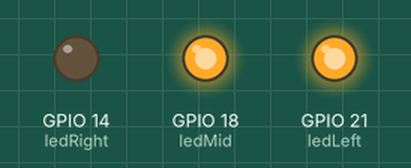
Recording of a program running on a simulated Raspberry Pi (BCM pin numbers). Parts: output pins drawn as LEDs (lit = HIGH).

Above: at 0.68 s.
At 1.9 s:
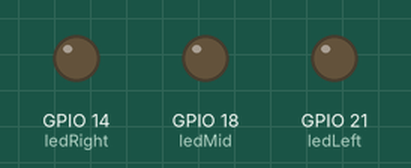
At 2.88 s:
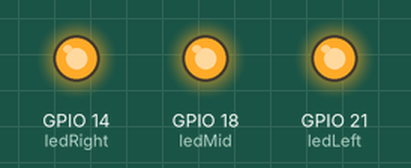
At 4.26 s:
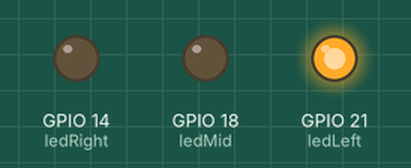
Timing chart, 0 to 4.6 s (numbered marks = the images above):
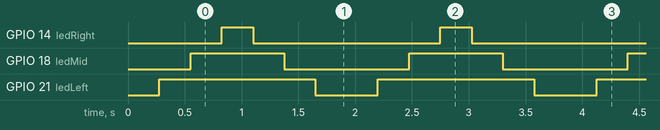

Measured:
- by itself, GPIO 14 (ledRight): alternates HIGH for 0.28 s and LOW for 1.7 s
- by itself, GPIO 18 (ledMid): alternates HIGH for 0.83 s and LOW for 1.1 s
- by itself, GPIO 21 (ledLeft): alternates HIGH for 1.4 s and LOW for 0.55 s

The program:

karasim.py
```python
import RPi.GPIO as GPIO
import time


ledRight = 14
ledMid = 18
ledLeft = 21


GPIO.setmode(GPIO.BCM)

GPIO.setup(ledRight, GPIO.OUT)
GPIO.setup(ledMid, GPIO.OUT)
GPIO.setup(ledLeft, GPIO.OUT)


while True:
    time.sleep(0.275)
    GPIO.output(ledLeft, GPIO.HIGH)
    time.sleep(0.275)
    GPIO.output(ledMid, GPIO.HIGH)
    time.sleep(0.275)
    GPIO.output(ledRight, GPIO.HIGH)
    time.sleep(0.275)
    GPIO.output(ledRight, GPIO.LOW)
    time.sleep(0.275)
    GPIO.output(ledMid, GPIO.LOW)
    time.sleep(0.275)
    GPIO.output(ledLeft, GPIO.LOW)
    time.sleep(0.275)
GPIO.cleanup()
```
